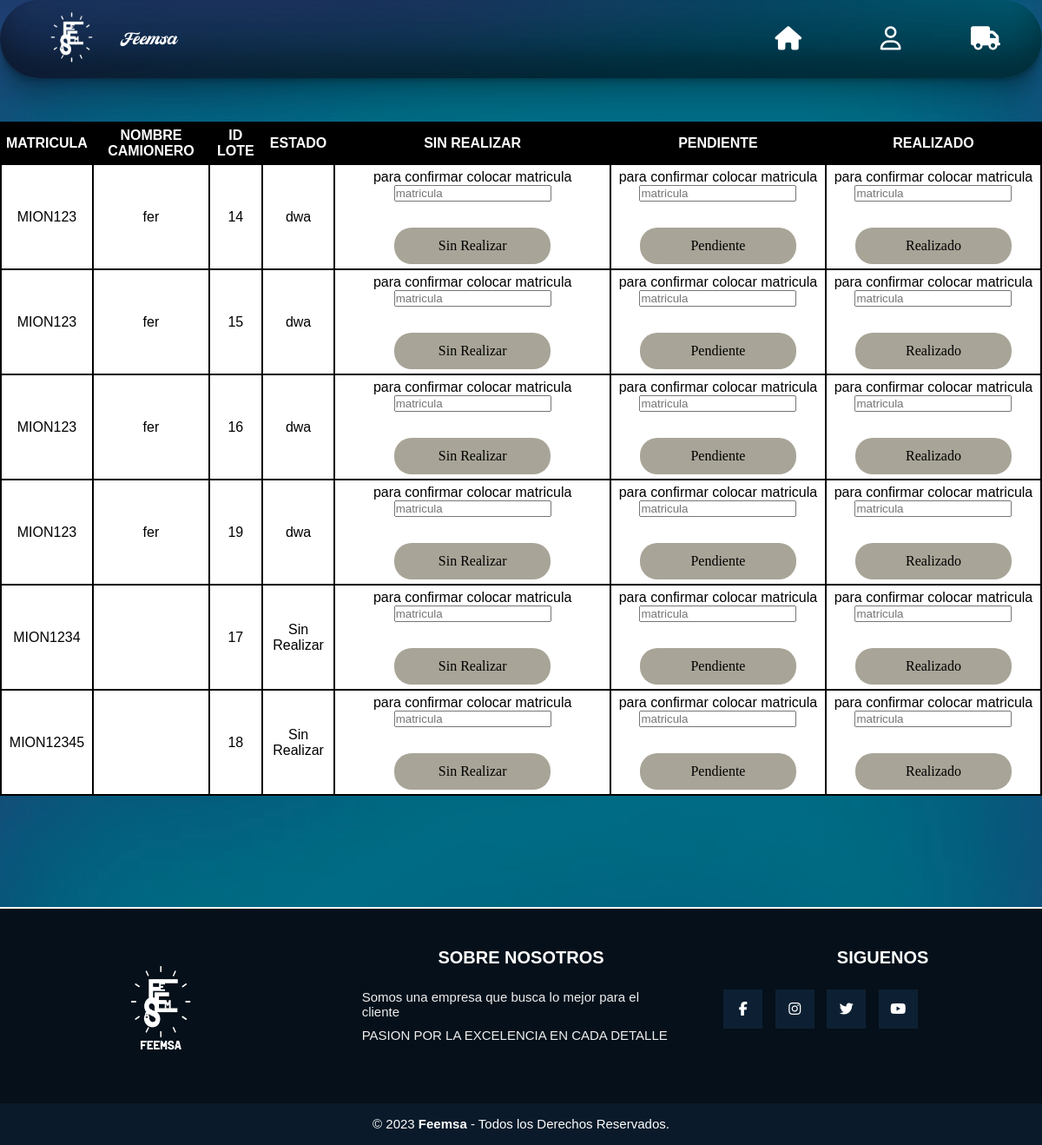
Page /Camionero/FrontEnd/camionIndex.php (signed in) on the committed database.
### tables this page shows
CREATE TABLE `loteinicial` (
  `id` int(100) NOT NULL,
  `almacen` varchar(100) NOT NULL,
  `matriculaCamion` varchar(100) NOT NULL,
  `fechaSalida` date NOT NULL,
  `entregada` varchar(100) NOT NULL
);

CREATE TABLE `camion` (
  `matricula` varchar(100) NOT NULL,
  `partida` date NOT NULL,
  `llegada` date NOT NULL,
  `destino_camion` varchar(100) NOT NULL,
  `entregada` varchar(100) NOT NULL,
  `estado` varchar(100) NOT NULL,
  `idCamionero` int(100) NOT NULL
);

CREATE TABLE `camionero` (
  `id` int(11) NOT NULL,
  `username` varchar(100) NOT NULL,
  `matriculaAsignada` varchar(100) NOT NULL,
  `email` varchar(100) NOT NULL,
  `password` varchar(100) NOT NULL DEFAULT 'Camionero333'
);

### Camionero/FrontEnd/camionIndex.php (the view, shortened to what this page needs)
<?php
include('../../apis/server.php');
    ?>
<!DOCTYPE html>
<html lang="en">
<head>
    <link rel="stylesheet" href="../CSS/camionero.css">
</head>
<body>
   <div class="container">
    <div class="navbar">
      <img src="../../img/logo.png" class="logo"><a id="femsa">Feemsa</a>
      <nav>
        <ul>
        <li><a id="home" href="IndexCamionero.php" class="fa fa-home"></a></li>
        <li><a id="home" href="cerrarSessionIndexCamionero.php" class="fa fa-user-o"></a></li>
        <li><a id="home" href="camioneroPagina.php" class="fa fa-truck"></a></li>
    </ul>
      </nav>
</div>
<center>
<br>
<table border="1" >
		<tr>
			<th>MATRICULA</th>
			<th>NOMBRE CAMIONERO</th>
			<th>ID LOTE</th>
            <th>ESTADO</th>
            <th>SIN REALIZAR</th>
            <th>PENDIENTE</th>
            <th>REALIZADO</th>
		</tr>
		<?php
		$sql="SELECT camion.matricula, camionero.username, loteinicial.id, camion.entregada
        FROM loteinicial
        LEFT JOIN camionero ON loteinicial.matriculaCamion = camionero.matriculaAsignada
        LEFT JOIN camion ON loteinicial.matriculaCamion = camion.matricula
        ";
		$result=mysqli_query($conexion,$sql);
		while($mostrar=mysqli_fetch_array($result)){
            ?>
    <tr>
			<td><?php echo $mostrar['matricula'] ?></td>
            <td><?php echo $mostrar['username'] ?></td>
            <td><?php echo $mostrar['id'] ?></td>
            <td><?php echo $mostrar['entregada'] ?></td>
            <td><form action="../BackEnd/estadoSinRealizar_be.php" method="POST" class="formulario__register">
            <p>para confirmar colocar matricula<matricula/p>
            <input type="text" placeholder="matricula" name="matricula" required>
            <button id="Estado">Sin Realizar</button>
            </form></td>
            <td><form action="../BackEnd/estadoPendiente_be.php" method="POST" class="formulario__register">
            <p>para confirmar colocar matricula</p>
            <input type="text" placeholder="matricula" name="matricula" required>
            <button id="Estado">Pendiente</button>
            </form></td>
            <td><form action="../BackEnd/estadoRealizado_be.php" method="POST" class="formulario__register">
            <p>para confirmar colocar matricula</p>
            <input type="text" placeholder="matricula" name="matricula" required>
            <button id="Estado">Realizado</button>
            </form></td>
		</tr>
        <?php
}
?>
	</table>
                </div>
  </body>
  <footer class="pie-pagina">
        <div class="grupo-1">
            <div class="box">
                <figure>
                    <a href="#">
                        <img src="../../img/logo (2).png" alt="">
                    </a>
                </figure>
            </div>
            <div class="box">
                <h2>SOBRE NOSOTROS</h2>
                <p>Somos una empresa que busca lo mejor para el cliente</p>
                <p>PASION POR LA EXCELENCIA EN CADA DETALLE</p>
            </div>
            <div class="box">
                <h2>SIGUENOS</h2>
                <div class="red-social">
                    <a href="https://es-la.facebook.com/" class="fa fa-facebook"></a>
                    <a href="https://www.instagram.com/feemsa.oficial/?hl=es" class="fa fa-instagram"></a>
                    <a href="https://twitter.com/feemsaoficial?lang=es" class="fa fa-twitter"></a>
                    <a href="https://www.youtube.com/" class="fa fa-youtube"></a>
                </div>
            </div>
        </div>
        <div class="grupo-2">
            <small>&copy; 2023 <b>Feemsa</b> - Todos los Derechos Reservados.</small>
        </div>
    </footer>
</html>

### Camionero/CSS/camionero.css (style rules this page uses)
* { margin: 0; padding: 0; font-family: sans-serif; }
body { width:100% ; height: 100vh; background-image: linear-gradient(rgba(0,0,0,0.33),rgba(0,0,0,0.33)),url(../../img/fondox.png); background-position: center; background-size: cover; box-sizing: border-box; }
h2 { font-size: 30px; text-align: center; margin-bottom: 20px; color: #46A2FD; }
.navbar { height: 10%; display: flex; align-items: center; background-image: linear-gradient(rgba(0,0,0,0.43),rgba(0,0,0,0.53)),url(../../img/fondox.png); border-radius: 3rem; box-shadow: rgba(0, 0, 0, 0.17) 0px -23px 25px 0px inset, rgba(0, 0, 0, 0.15) 0px -36px 30px 0px inset, rgba(0, 0, 0, 0.1) 0px -79px 40px 0px inset, rgba(0, 0, 0, 0.06) 0px 2px 1px, rgba(0, 0, 0, 0.09) 0px 4px 2px, rgba(0, 0, 0, 0.09) 0px 8px 4px, rgba(0, 0, 0, 0.09) 0px 16px 8px, rgba(0, 0, 0, 0.09) 0px 32px 16px; padding-right: 4%; padding-left: 3%; }
table { margin-bottom: 8rem; margin-top: 2rem; text-align: center; width: 100%; }
table, th, td { border: 2px solid black; border-collapse: collapse; padding: 2px; }
table, th { color: #fff; background-color: #000; }
table,td { color: #000; background-color: #fff; }
th, td { padding: 5px; }
.logo { width: 90px; }
#home { font-size: 1.7rem; width: 50px; cursor: pointer; }
nav { flex: 1; text-align: right; }
nav ul li { list-style: none; display: inline-block; margin-left: 60px; }
nav ul li a { text-decoration: none; color: #fff; font-size: 15px; }
#Estado { width: 180px; color: #000; font-size: 16px; font-family: 'Times New Roman', Times, serif; padding: 12px 0; background: #a8a497; border: 0; border-radius: 20px; outline: none; margin-top: 30px; transition: 2s; cursor: pointer; }
button { width: 180px; color: #000; font-size: 16px; font-family: 'Times New Roman', Times, serif; padding: 12px 0; background: #ffffff; border: 0; border-radius: 20px; outline: none; margin-top: 30px; transition: 2s; cursor: pointer; }
#femsa { color: #fff; font-size: 1.3rem; font-family: Suitnice retro; margin-left: 1rem; margin-top: 0.3rem; }
.pie-pagina { width: 100%; background-color: #05101a; border-top: 2px solid #fff; }
.pie-pagina .grupo-1 { width: 100%; max-width: 1200%; margin: auto; display:grid; grid-template-columns: repeat(3, 3fr); grid-gap:50px; padding: 45px 0px; }
.pie-pagina .grupo-1 .box figure { width: 100%; height: 100%; display: flex; justify-content: center; align-items: center; }
.pie-pagina .grupo-1 .box figure img { width: 130px; }
.pie-pagina .grupo-1 .box h2 { color: #fff; margin-bottom: 25px; font-size: 20px; }
.pie-pagina .grupo-1 .box p { color: #efefef; margin-bottom: 10px; font-size: 15px; }
.pie-pagina .grupo-1 .red-social a { display: inline-block; text-decoration: none; width: 45px; height: 45px; line-height: 45px; color: #fff; margin-right: 10px; background-color: #0d2033; text-align: center; transition: all 300ms ease; }
.pie-pagina .grupo-2 { background-color: #0a1a2a; padding: 15px 10px; text-align: center; color: #fff; }
.pie-pagina .grupo-2 small { font-size: 15px; }

### rows in the picture
loteinicial: camion.matricula "MION123", camionero.username "fer", id "14", camion.entregada "dwa"
loteinicial: camion.matricula "MION123", camionero.username "fer", id "15", camion.entregada "dwa"
loteinicial: camion.matricula "MION123", camionero.username "fer", id "16", camion.entregada "dwa"
loteinicial: camion.matricula "MION123", camionero.username "fer", id "19", camion.entregada "dwa"
loteinicial: camion.matricula "MION1234", id "17", camion.entregada "Sin Realizar"
loteinicial: camion.matricula "MION12345", id "18", camion.entregada "Sin Realizar"
